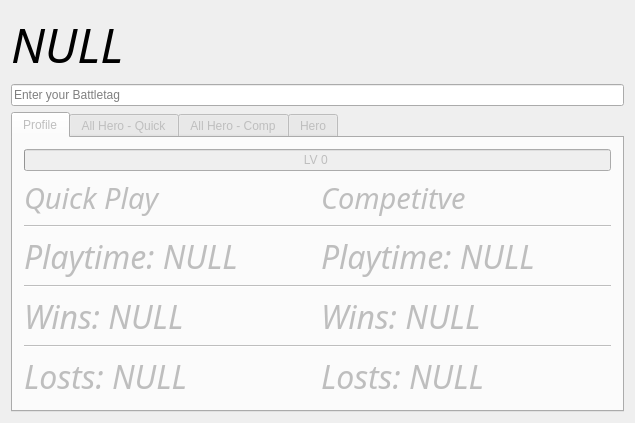
<?xml version="1.0" encoding="UTF-8"?>
<ui version="4.0">
 <class>MainWindow</class>
 <widget class="QMainWindow" name="MainWindow">
  <property name="geometry">
   <rect>
    <x>0</x>
    <y>0</y>
    <width>597</width>
    <height>391</height>
   </rect>
  </property>
  <property name="windowTitle">
   <string>MainWindow</string>
  </property>
  <widget class="QWidget" name="centralWidget">
   <layout class="QGridLayout" name="gridLayout">
    <item row="0" column="0">
     <widget class="QLabel" name="Battletag_Label">
      <property name="font">
       <font>
        <family>BigNoodleTooOblique</family>
        <pointsize>36</pointsize>
        <italic>true</italic>
       </font>
      </property>
      <property name="styleSheet">
       <string notr="true"/>
      </property>
      <property name="text">
       <string>NULL</string>
      </property>
     </widget>
    </item>
    <item row="0" column="1">
     <widget class="QLabel" name="label_7">
      <property name="text">
       <string>&lt;IMAGE&gt;</string>
      </property>
     </widget>
    </item>
    <item row="1" column="0" colspan="2">
     <widget class="QLineEdit" name="Battletag_LineEdit">
      <property name="placeholderText">
       <string>Enter your Battletag</string>
      </property>
     </widget>
    </item>
    <item row="2" column="0" colspan="2">
     <widget class="QTabWidget" name="tabWidget">
      <property name="enabled">
       <bool>false</bool>
      </property>
      <property name="currentIndex">
       <number>0</number>
      </property>
      <widget class="QWidget" name="Profile">
       <attribute name="title">
        <string>Profile</string>
       </attribute>
       <layout class="QGridLayout" name="gridLayout_2">
        <item row="7" column="1">
         <widget class="QLabel" name="CompetitiveLost_Label">
          <property name="font">
           <font>
            <family>BigNoodleTooOblique</family>
            <pointsize>24</pointsize>
            <italic>true</italic>
           </font>
          </property>
          <property name="text">
           <string>Losts: NULL</string>
          </property>
         </widget>
        </item>
        <item row="7" column="0">
         <widget class="QLabel" name="QuickPlayLost_Label">
          <property name="font">
           <font>
            <family>BigNoodleTooOblique</family>
            <pointsize>24</pointsize>
            <italic>true</italic>
           </font>
          </property>
          <property name="text">
           <string>Losts: NULL</string>
          </property>
         </widget>
        </item>
        <item row="5" column="0">
         <widget class="QLabel" name="QuickPlayWin_Label">
          <property name="font">
           <font>
            <family>BigNoodleTooOblique</family>
            <pointsize>24</pointsize>
            <italic>true</italic>
           </font>
          </property>
          <property name="text">
           <string>Wins: NULL</string>
          </property>
         </widget>
        </item>
        <item row="6" column="0" colspan="2">
         <widget class="Line" name="line_2">
          <property name="orientation">
           <enum>Qt::Horizontal</enum>
          </property>
         </widget>
        </item>
        <item row="1" column="0">
         <widget class="QLabel" name="QuickPlay_Label">
          <property name="font">
           <font>
            <family>BigNoodleTooOblique</family>
            <pointsize>22</pointsize>
            <italic>true</italic>
           </font>
          </property>
          <property name="text">
           <string>Quick Play</string>
          </property>
         </widget>
        </item>
        <item row="1" column="1">
         <widget class="QLabel" name="Competitive_Label">
          <property name="font">
           <font>
            <family>BigNoodleTooOblique</family>
            <pointsize>22</pointsize>
            <italic>true</italic>
           </font>
          </property>
          <property name="text">
           <string>Competitve</string>
          </property>
         </widget>
        </item>
        <item row="0" column="0" colspan="2">
         <widget class="QProgressBar" name="Level_ProgressBar">
          <property name="maximum">
           <number>100</number>
          </property>
          <property name="value">
           <number>0</number>
          </property>
          <property name="format">
           <string notr="true">LV %p </string>
          </property>
         </widget>
        </item>
        <item row="4" column="0" colspan="2">
         <widget class="Line" name="line">
          <property name="orientation">
           <enum>Qt::Horizontal</enum>
          </property>
         </widget>
        </item>
        <item row="5" column="1">
         <widget class="QLabel" name="CompetitiveWin_Label">
          <property name="font">
           <font>
            <family>BigNoodleTooOblique</family>
            <pointsize>24</pointsize>
            <italic>true</italic>
           </font>
          </property>
          <property name="text">
           <string>Wins: NULL</string>
          </property>
         </widget>
        </item>
        <item row="3" column="0">
         <widget class="QLabel" name="QuickPlaytime_Label">
          <property name="font">
           <font>
            <family>BigNoodleTooOblique</family>
            <pointsize>24</pointsize>
            <weight>50</weight>
            <italic>true</italic>
            <bold>false</bold>
           </font>
          </property>
          <property name="text">
           <string>Playtime: NULL</string>
          </property>
         </widget>
        </item>
        <item row="3" column="1">
         <widget class="QLabel" name="CompetitivePlaytime_Label">
          <property name="font">
           <font>
            <family>BigNoodleTooOblique</family>
            <pointsize>24</pointsize>
            <italic>true</italic>
           </font>
          </property>
          <property name="text">
           <string>Playtime: NULL</string>
          </property>
         </widget>
        </item>
        <item row="2" column="0" colspan="2">
         <widget class="Line" name="line_3">
          <property name="orientation">
           <enum>Qt::Horizontal</enum>
          </property>
         </widget>
        </item>
       </layout>
      </widget>
      <widget class="QWidget" name="tab">
       <attribute name="title">
        <string>All Hero - Quick</string>
       </attribute>
       <layout class="QGridLayout" name="gridLayout_3">
        <item row="3" column="0">
         <widget class="QLabel" name="QDeaths_Label">
          <property name="font">
           <font>
            <family>BigNoodleTooOblique</family>
            <pointsize>24</pointsize>
            <italic>true</italic>
           </font>
          </property>
          <property name="text">
           <string>Deaths: NULL</string>
          </property>
         </widget>
        </item>
        <item row="5" column="0">
         <widget class="QLabel" name="QDamageDone_Label">
          <property name="font">
           <font>
            <family>BigNoodleTooOblique</family>
            <pointsize>24</pointsize>
            <italic>true</italic>
           </font>
          </property>
          <property name="text">
           <string>Damage Done: NULL</string>
          </property>
         </widget>
        </item>
        <item row="0" column="0">
         <widget class="QLabel" name="QSoloKills_Label">
          <property name="font">
           <font>
            <family>BigNoodleTooOblique</family>
            <pointsize>24</pointsize>
            <italic>true</italic>
           </font>
          </property>
          <property name="text">
           <string>Solo Kills: NULL</string>
          </property>
         </widget>
        </item>
        <item row="0" column="1">
         <widget class="QLabel" name="QObjectiveKills_Label">
          <property name="font">
           <font>
            <family>BigNoodleTooOblique</family>
            <pointsize>24</pointsize>
            <italic>true</italic>
           </font>
          </property>
          <property name="text">
           <string>Objective Kills: NULL</string>
          </property>
         </widget>
        </item>
        <item row="3" column="1">
         <widget class="QLabel" name="QFinalBlows_Label">
          <property name="font">
           <font>
            <family>BigNoodleTooOblique</family>
            <pointsize>24</pointsize>
            <italic>true</italic>
           </font>
          </property>
          <property name="text">
           <string>Final Blows: NULL</string>
          </property>
         </widget>
        </item>
        <item row="5" column="1">
         <widget class="QLabel" name="QEliminations_Label">
          <property name="font">
           <font>
            <family>BigNoodleTooOblique</family>
            <pointsize>24</pointsize>
            <italic>true</italic>
           </font>
          </property>
          <property name="text">
           <string>Eliminations: NULL</string>
          </property>
         </widget>
        </item>
        <item row="1" column="0" colspan="2">
         <widget class="Line" name="line_4">
          <property name="orientation">
           <enum>Qt::Horizontal</enum>
          </property>
         </widget>
        </item>
        <item row="4" column="0" colspan="2">
         <widget class="Line" name="line_5">
          <property name="orientation">
           <enum>Qt::Horizontal</enum>
          </property>
         </widget>
        </item>
        <item row="7" column="0">
         <widget class="QLabel" name="QMedals_Label">
          <property name="font">
           <font>
            <family>BigNoodleTooOblique</family>
            <pointsize>24</pointsize>
            <italic>true</italic>
           </font>
          </property>
          <property name="text">
           <string>Medals: NULL</string>
          </property>
         </widget>
        </item>
        <item row="7" column="1">
         <widget class="QLabel" name="QHealingDone_Label">
          <property name="font">
           <font>
            <family>BigNoodleTooOblique</family>
            <pointsize>24</pointsize>
            <italic>true</italic>
           </font>
          </property>
          <property name="text">
           <string>Healing Done: NULL</string>
          </property>
         </widget>
        </item>
        <item row="6" column="0" colspan="2">
         <widget class="Line" name="line_6">
          <property name="orientation">
           <enum>Qt::Horizontal</enum>
          </property>
         </widget>
        </item>
       </layout>
      </widget>
      <widget class="QWidget" name="tab_2">
       <attribute name="title">
        <string>All Hero - Comp</string>
       </attribute>
      </widget>
      <widget class="QWidget" name="Character">
       <attribute name="title">
        <string>Hero</string>
       </attribute>
      </widget>
     </widget>
    </item>
   </layout>
  </widget>
 </widget>
 <layoutdefault spacing="6" margin="11"/>
 <resources/>
 <connections/>
</ui>
